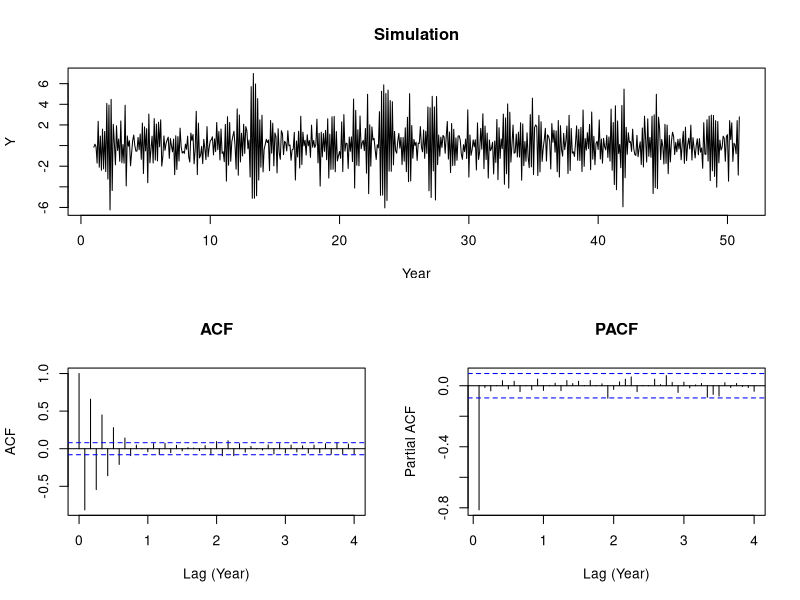
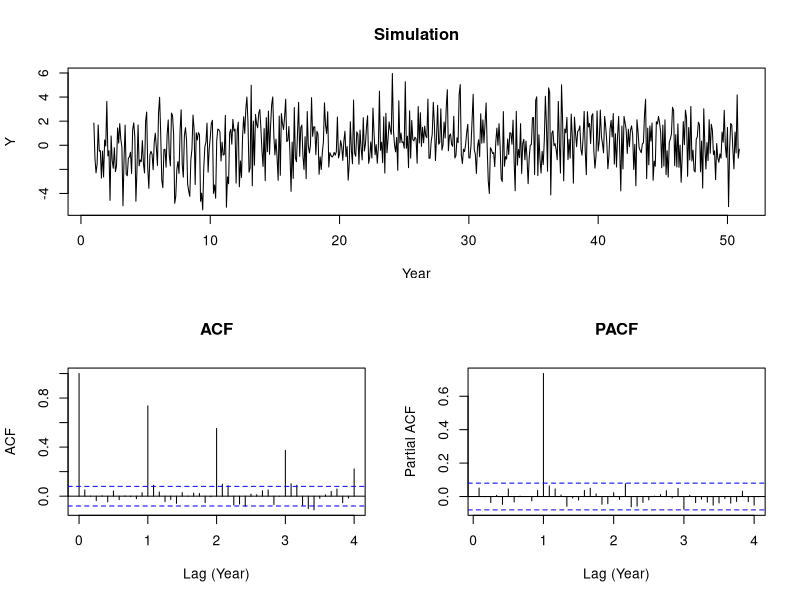
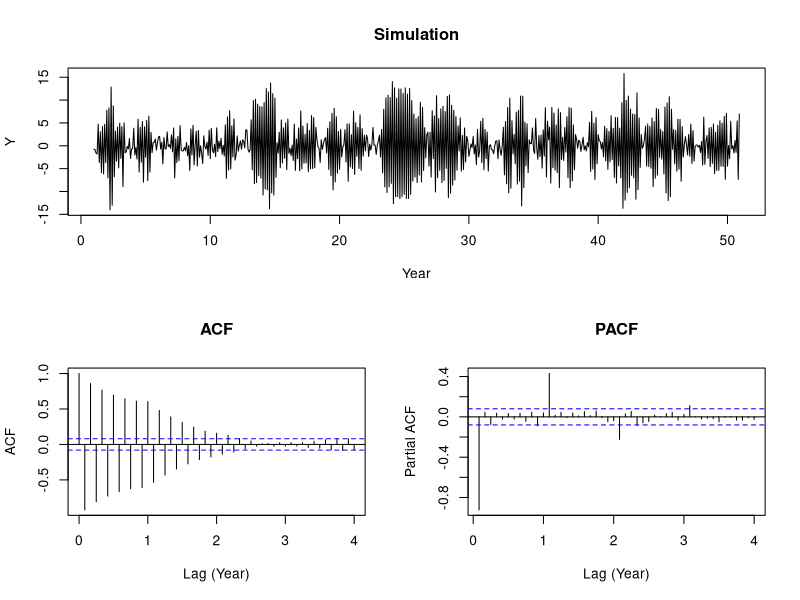
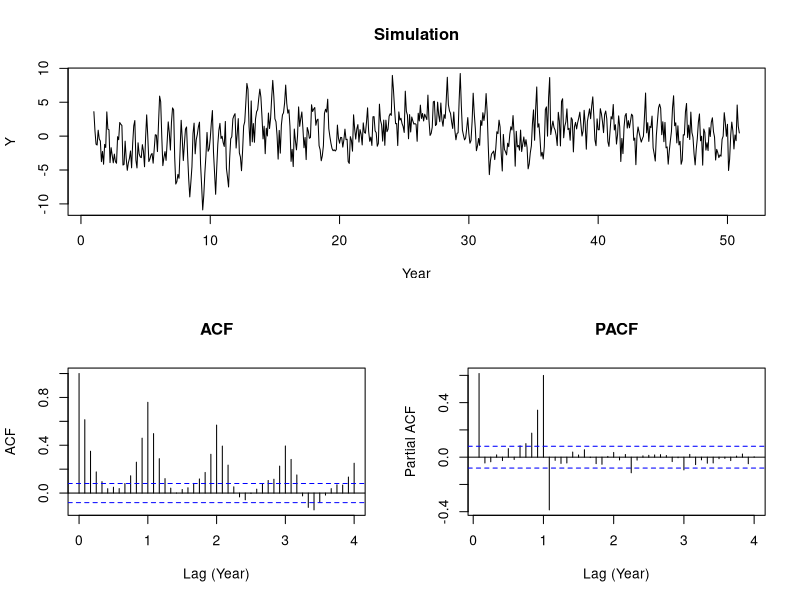
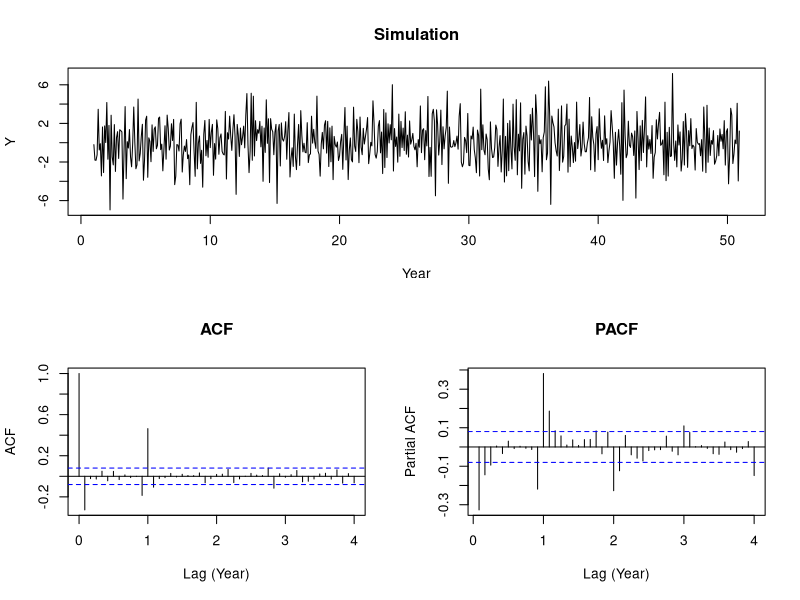
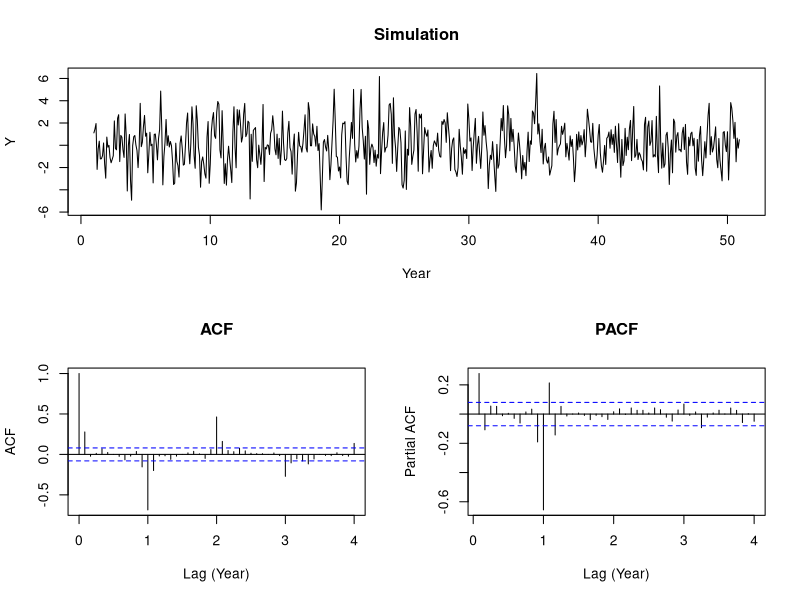

Source code (R) for these figures, in order:
library(forecast)
setwd("workspace/time_series_analysis/assignment_2")
arima_season_simulate = function(p, d, q, P, D, Q, 
                                 Period, years, 
                                 input) {
  set.seed(123)
  
  n <- 12 * years
  values = ts(rnorm(n),freq=Period)
  
  
  model <- Arima(values, order=c(p,d,q), seasonal=c(P,D,Q), fixed=input)
  print(model)
  Y <- simulate(model, nsim=n)
  Y = ts(Y, freq=12)
  # print(Y)
  # par(mar=c(1,1,1,1))
  layout(matrix(c(1, 1, 2, 3), 2, 2, byrow = TRUE))
  
  max_value = max(max(abs(Y)), max(abs(values)))
  
  ts.plot(Y, main="Simulation", xlab="Year")
  acf(Y,main="ACF", lag.max = Period * 4, xlab="Lag (Year)")
  pacf(Y,main="PACF", lag.max = Period * 4, xlab="Lag (Year)")
}

res = 200
height = 15
width = 20


png("arima_1_0_0_x_0_0_0.png", width=width, height=height, units="cm", res=res)
arima_season_simulate(1, 0, 0, 
                      0, 0, 0, 
                      12, 50,
                      c(-.8, NA))
dev.off()


png("arima_0_0_0_x_1_0_0.png", width=width, height=height, units="cm", res=res)
arima_season_simulate(0, 0, 0, 
                      1, 0, 0, 
                      12, 50,
                      c(.8, NA))
dev.off()

png("arima_1_0_0_x_0_0_1.png", width=width, height=height, units="cm", res=res)
arima_season_simulate(1, 0, 0, 
                      0, 0, 1, 
                      12, 50,
                      c(-.9, .7, NA))
dev.off()

png("arima_1_0_0_x_1_0_0.png", width=width, height=height, units="cm", res=res)
arima_season_simulate(1, 0, 0, 
                      1, 0, 0, 
                      12, 50,
                      c(.6, .8, NA))
dev.off()

png("arima_0_0_1_x_0_0_1.png", width=width, height=height, units="cm", res=res)
arima_season_simulate(0, 0, 1, 
                      0, 0, 1, 
                      12, 50,
                      c(-.4, .8, NA))
dev.off()

png("arima_0_0_1_x_1_0_0.png", width=width, height=height, units="cm", res=res)
arima_season_simulate(0, 0, 1, 
                      1, 0, 0, 
                      12, 50,
                      c(.4, -.7, NA))
dev.off()

